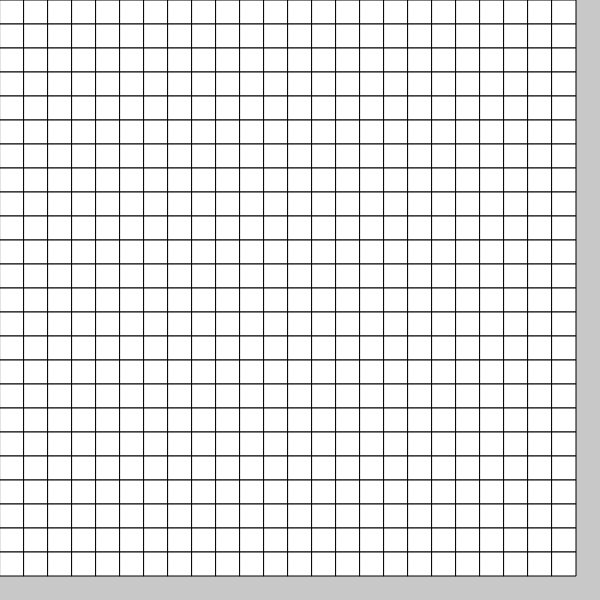
Frame 1 (no input)
Frame 60 (no input): identical to frame 1, image omitted
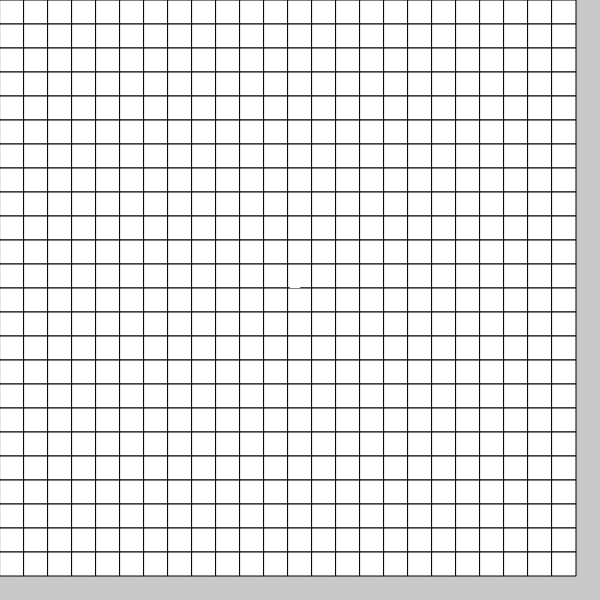
Frame 120 (the mouse pressed at the canvas centre since frame 60)

The p5.js sketch that drew these frames (run headless with seeded random() and noise() and a simulated clock; from frame 60 on, the mouse is pressed at the canvas centre):

// p5.js sketch
// ── sketch.js
// Minesweeper
// Parker R
// 10/26/2018

//example for how a 3x3 spot will detect mines

//0 0 1
//0 #3 1
//0 1 0

//1 = mine
//0 = safe
// #3 = number of mines

let gameBoard = [];
let numberBoard = [];

let numberOfSquares;

let squareSize = 24;

let numberOfMines = 0;

let score = 0;
let gameOverTrue = 0;

function setup() {
  createCanvas(600, 600);
  background(200);

  numberOfSquares = squareSize*squareSize;

  for (let i = 0; i < squareSize; i++) {
    gameBoard[i] = [];
  }
  for (let i = 0; i < squareSize; i++) {
    numberBoard[i] = [];
  }

  establishGameBoard();
  setBoardNumbers();
  createGameBoard();
}

function draw() {
  setMineNumbers();
}

function establishGameBoard() {
  for (let y = 0; y < squareSize; y++) {
    for (let x = 0; x < squareSize; x++) {
      if (random(100) < 20 && numberOfMines <= 400) {
        gameBoard[y][x] = 1;
        numberOfMines++;
      }
      else {
        gameBoard[y][x] = 0;
      }
    }
  }
}

function setBoardNumbers() {

  for (let y = 0; y < squareSize; y++) {
    for (let x = 0; x < squareSize; x++) {

      let neighborMines = 0;

      for (let i = -1; i < 1; i++) {
        for (let j = -1; j < 1; j++) {
          if (x+i >= 0 && x+i < squareSize && y+j >= 0 && y+j < squareSize) {
            neighborMines += gameBoard[y+j][x+i];
          }
        }
      }
      numberBoard[y][x] = neighborMines;
    }
  }

}

function setMineNumbers() {
  for (let y = 0; y < squareSize; y++) {
    for (let x = 0; x < squareSize; x++) {
      if (gameBoard[y][x] === 1) {
        numberBoard[y][x] = -1;
      }
    }
  }
}

function createGameBoard() {
  for (let y = 0; y < squareSize; y++) {
    for (let x  = 0; x < squareSize; x++) {
      fill(255);
      rect(numberOfSquares*(x/squareSize), numberOfSquares*(y/squareSize), squareSize, squareSize);
    }
  }
}

function mousePressed() {
  let x = floor(mouseX / squareSize);
  let y = floor(mouseY / squareSize);

  if (gameBoard[y][x] === 1) {
    gameOver();

  }
  else if (gameBoard[y][x] === 0) {
    checkMines(x, y);
  }
}

function checkMines(x, y) {
  if (numberBoard[y][x] > 0) {
    //display number
    textSize(squareSize);
    text(numberBoard[y][x], x*squareSize, y*squareSize);   
    numberBoard[y][x] = -2;
  }
  else if (numberBoard[y][x] === 0) {
    //flood fill all empty
    for (let i = -1; i <= 1; i++) {
      for (let j = -1; j <= 1; j++) {
        if (x+i >= 0 && x+i < squareSize && y+j >= 0 && y+j < squareSize) {
          if (numberBoard[y+i][x+j] >= 1) {
            //display number in square
            textSize(squareSize);
            text(numberBoard[y+i][x+j], (x+j)*squareSize, (y+i)*squareSize);
          }
          else if (numberBoard[y+i][x+j] === 0){
            numberBoard[y+i][x+j] = -2;
            fill("gray");
            rect(numberOfSquares*((x+j)/squareSize), numberOfSquares*((y+i)/squareSize), squareSize, squareSize);

            if (j < 0 && i < 0) {
              checkMines(x+j-1, y+i-1);
            }
            else if (j < 0) {
              checkMines(x+j-1, y+i);
            }
            else if (i < 0) {
              checkMines(x+j, y+i-1);
            }

            else if (j > 0 && i > 0) {
              checkMines(x+j+1, y+i+1);
            }
            else if (j > 0) {
              checkMines(x+j+1, y+i);
            }
            else if (i > 0) {
              checkMines(x+j, y+i+1);
            }
          }
        }
      }
    }
  }
}

function gameOver() {
  //reveal all mine locations
  // display GAME OVER text
  //optional - set a timer after first click and display time
  gameOverTrue = 1;
  for (let y = 0; y <= squareSize; y++) {
    for (let x = 0; x <= squareSize; x++) {
      if (x >= 0 && x < squareSize && y >= 0 && y < squareSize) {
        if (gameBoard[y][x] === 1) {
          fill("red");
          rect(numberOfSquares*(x/squareSize), numberOfSquares*(y/squareSize), squareSize, squareSize);
        }
        if (numberBoard[y][x] === -2) {
          score++;
        }
      }
    }
  }
  fill("black");
  textStyle(BOLD);
  textAlign(CENTER,CENTER);
  textSize(60);
  text("GAME OVER", width/2, 30);
  fill("green");
  textSize(35);
  text("SCORE: "+score, width/2, 70);
  score = 0;
}
